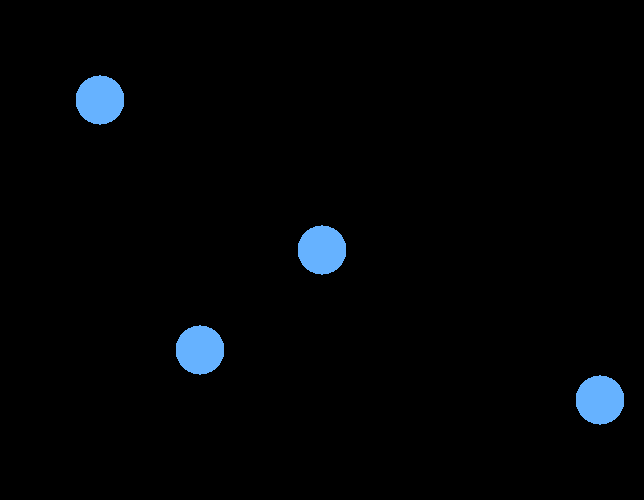
Frame 1 (no input)
Frame 60 (the mouse pressed at the canvas centre just before this capture): identical to frame 1, image omitted
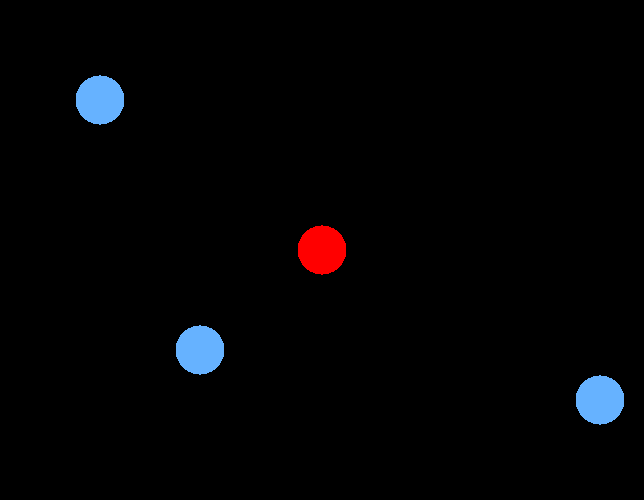
Frame 120 (the mouse held since frame 60 and released just before this capture)

The Processing sketch that drew these frames (run headless with seeded random() and noise(); from frame 60 on, the mouse is pressed at the canvas centre):

// Processing sketch: Mask
// ── Mask.pde
PGraphics mask; //<>//
int WHITE = color(255);
int BLACK = color(0);

void setup() {
  size(644, 500);
  mask  = createGraphics(width, height);
  mask.beginDraw();
  mask.background(0);
  mask.noStroke();
  mask.fill(255);
  mask.ellipse(width/2, height/2, 50, 50);
  mask.ellipse(100, 100, 50, 50);
  mask.ellipse(600, 400, 50, 50);
  mask.ellipse(200, 350, 50, 50);
  mask.endDraw();
  mask.loadPixels();
}

void draw() {
  background(102, 178, 255);
  fill(255, 0, 0);
  noStroke();
  ellipse(mouseX, mouseY, 50, 50);
  maskPixels();
  //  image(mask, 0, 0);
}

void maskPixels() {
  loadPixels();
  int[] pxls = mask.pixels;
  for (int i = 0; i < pxls.length; ++i) {
    int maskPixel= pxls[i];
    if (maskPixel != WHITE) {
      pixels[i] = BLACK;
    }
  }
  updatePixels();
}
